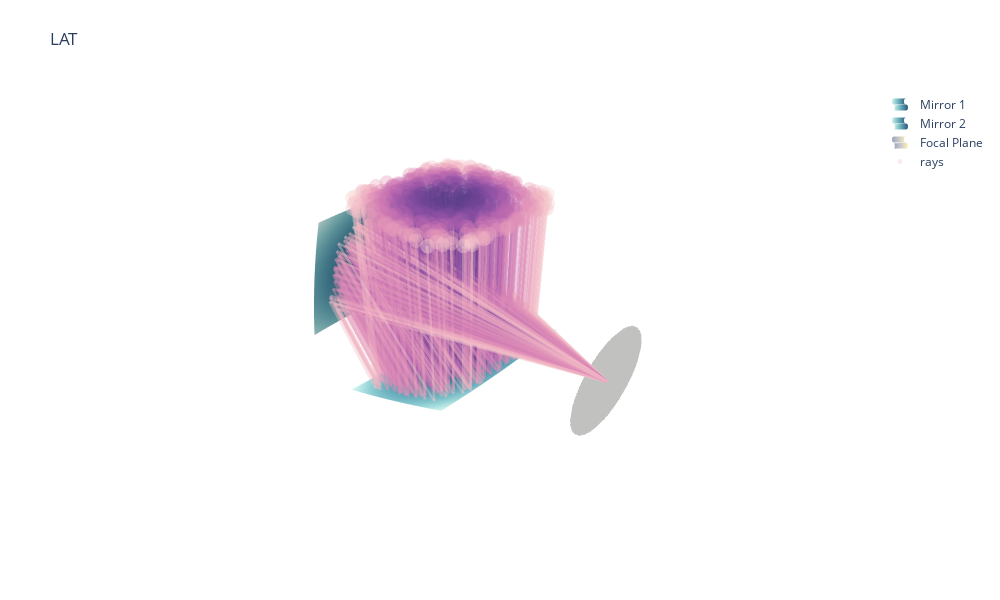

The notebook cell this image was saved under:
### Code cell
# ######### draw the mirrors and focal plane #############
import sim.tele_geo as tg
miiror_size = 6000.0/np.cos(np.arctan(1 / 2))
msf = miiror_size/2.0

# positions of mirror 1 surface
x_m1 = np.linspace(-msf,msf,10, endpoint=True) # [mm]
y_m1 = np.linspace(-msf,msf,10, endpoint=True) # [mm]
x_m1, y_m1 = np.meshgrid(x_m1, y_m1)
height_1 = tg.z1(x_m1, y_m1)
x_m1, y_m1, z_m1 = tg.m1_into_tele(x_m1, y_m1, height_1)

# positions of mirror 2 surface
x_m2 = np.linspace(-msf,msf,10, endpoint=True) # [mm]
y_m2 = np.linspace(-msf,msf,10, endpoint=True) # [mm]
x_m2, y_m2 = np.meshgrid(x_m2, y_m2)
height_2 = tg.z2(x_m2, y_m2)
x_m2, y_m2, z_m2 = tg.m2_into_tele(x_m2, y_m2, height_2)

# positions of focal plane 
x_fp = np.linspace(-2000,2000,100, endpoint=True) # [mm]
y_fp = np.linspace(-2000,2000,100, endpoint=True) # [mm]
x_fp, y_fp = np.meshgrid(x_fp, x_fp)
z_fp = np.zeros_like(x_fp)
r = np.sqrt(x_fp**2 + y_fp**2)
z_fp = np.where(r<2000,z_fp,np.nan)
x_fp,y_fp,z_fp = y_fp, z_fp, x_fp

plot_m1 = go.Surface(
                            x = x_m1,
                            y = y_m1,
                            z = z_m1,
                            surfacecolor=height_1, 
                            colorscale='Teal',
                            showscale= False, 
                            name = 'Mirror 1',
                            text="Mirror 1", 
                            showlegend = True, 
                            hoverinfo="name"
                        )

plot_m2 = go.Surface(
                            x = x_m2,
                            y = y_m2,
                            z = z_m2,
                            surfacecolor=-height_2,
                            colorscale='Teal',
                            showscale= False, 
                            name = 'Mirror 2',
                            showlegend = True, 
                            hoverinfo="name"
                        )

plot_fp = go.Surface(
                            x = x_fp,
                            y = y_fp,
                            z = z_fp,
                            surfacecolor=z_fp*0 + 0.6,
                            colorscale='Cividis',
                            showscale= False, 
                            opacity=0.4,
                            name = 'Focal Plane',
                            showlegend = True, 
                            hoverinfo="name"
                        )

plot_setup = [plot_m1, plot_m2, plot_fp]

######### draw the rays obtained from the simulation #############
apfield_t = apfield_t
fp = np.where(apfield_t[15,:]!=0) #Ignore rays that missed the focal plane
amp_min = np.min(apfield_t[16,:][fp])
amp_max = np.max(apfield_t[16,:][fp])
x_foc, y_foc, z_foc = P_rx

plot_rays = []
x_a_list, y_a_list, z_a_list = [], [], []
amp_list = []
for ii in np.unique(np.random.randint(low=0, high=len(apfield_t[15]), size=1000)):
    if apfield_t[15][ii] !=0 :
        x_m1, y_m1, z_m1 = apfield_t[3][ii], apfield_t[4][ii], apfield_t[5][ii]
        x_m2, y_m2, z_m2 = apfield_t[0][ii], apfield_t[1][ii], apfield_t[2][ii]
        x_a, y_a, z_a = apfield_t[9][ii], apfield_t[10][ii], apfield_t[11][ii]


        xline = [ x_a, x_m1, x_m2, x_foc]
        yline = [ y_a, y_m1, y_m2, y_foc]
        zline = [ z_a, z_m1, z_m2, z_foc]
    
        amp = apfield_t[16,:][ii]

        my_color = ('rgba('+str(np.random.randint(50, high = 200))+','+
                    str(np.random.randint(50, high = 200))+','+
                    str(np.random.randint(50, high = 200)))

        ray_line =go.Scatter3d(
                            x=xline, 
                            y=yline, 
                            z=zline,
                            mode='lines',
                            line=dict(
                                    color=[amp,amp,amp,amp],
                                    cmax=amp_max, 
                                    cmin=amp_min,
                                    width=5, 
                                    colorscale='Purpor', 
                                    ), 
                            opacity=0.4,
                            showlegend = False,
                            hoverinfo='none', 
                            )

        plot_rays.append(ray_line)
        x_a_list.append(x_a)
        y_a_list.append(y_a)
        z_a_list.append(z_a)
        amp_list.append(amp)

plot_ap = [go.Scatter3d(
                        x = x_a_list, y = y_a_list, z = z_a_list, 
                        mode = 'markers', 
                        marker=dict(symbol="circle", size=5, colorscale='Purpor', color=amp_list), 
                        opacity=0.4,
                        showlegend = True,
                        hoverinfo='name', 
                        name="rays"
                      )
          ]

#################### show the plot #########################
plot_layout = go.Layout(title='LAT', autosize=False,
                  width=1000, height=600,
                  margin=dict(l=65, r=50, b=65, t=90),
                  scene = dict(
                                xaxis=dict(visible=False),
                                yaxis=dict(visible=False),
                                zaxis=dict(visible=False),
                                aspectmode='data'),
                )
fig = go.Figure(
                data=plot_setup + plot_rays + plot_ap, 
                layout=plot_layout
                )
fig.show()
